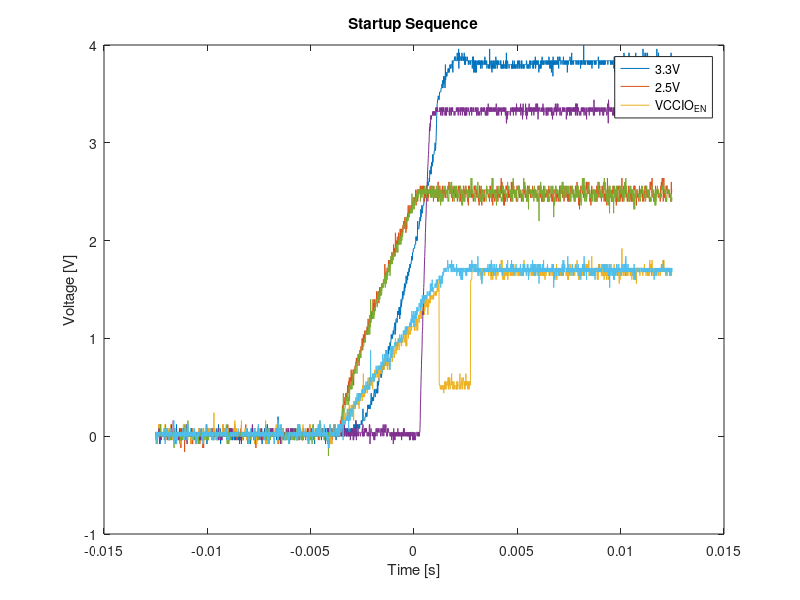
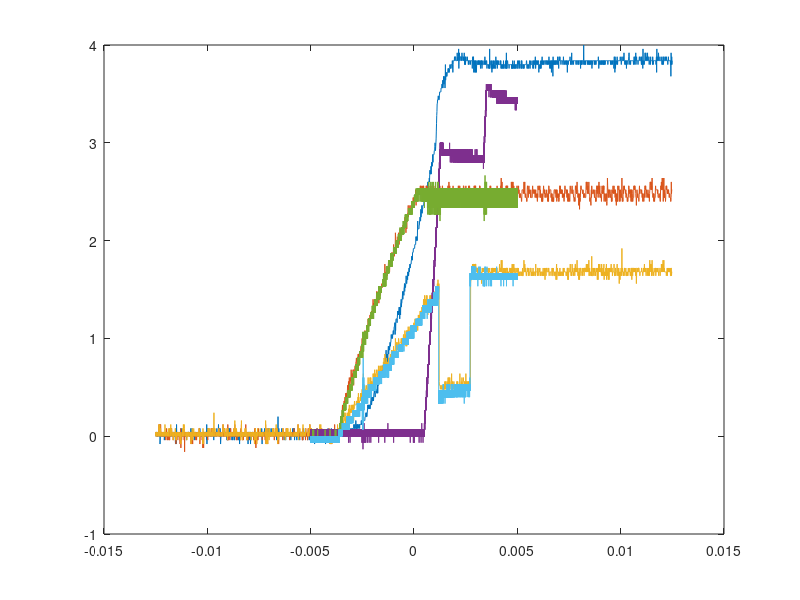

Here is the MATLAB script that generated these plots, in order:
clear all; close all; clc;

to_tikz = 0;

C1_mic = csvread('TEK0023.CSV',0,3);
C2_mic = csvread('TEK0024.CSV',0,3);
C3_mic = csvread('TEK0025.CSV',0,3);

C1_no = csvread('TEK0026.CSV',0,3);
C2_no = csvread('TEK0027.CSV',0,3);
C3_no = csvread('TEK0028.CSV',0,3);


timeshift = 0;
time_C1 = C1_mic(:,1) + timeshift;
data_C1 = C1_mic(:,2);

time_C2 = C2_mic(:,1) + timeshift;
data_C2 = C2_mic(:,2);

time_C3 = C3_mic(:,1) + timeshift;
data_C3 = C3_mic(:,2);

time_C1_no = C1_no(:,1) + timeshift;
data_C1_no = C1_no(:,2);

time_C2_no = C2_no(:,1) + timeshift;
data_C2_no = C2_no(:,2);

time_C3_no = C3_no(:,1) + timeshift;
data_C3_no = C3_no(:,2);


%time_C4 = C4(:,1) + timeshift;
%data_C4 = C4(:,2);

%plot(time_C1, data_C1,time_C2, data_C2,time_C3, data_C3)
plot(time_C1, data_C1,time_C2, data_C2,time_C3, data_C3,time_C1_no, data_C1_no,time_C2_no, data_C2_no,time_C3_no, data_C3_no)
%time_C1_no, data_C1_no,time_C2_no, data_C2_no,time_C3_no, data_C3_no


title('Startup Sequence')
xlabel('Time [s]')
ylabel('Voltage [V]')

%xlim([0 9e-3])
%ylim([-0.1 7.5])

legend('3.3V','2.5V','VCCIO_{EN}')

% OLD DATA:

C2_o = csvread('C2controller-board2-microzed-startup00000.txt',5,0);
C3_o = csvread('C3controller-board2-microzed-startup00000.txt',5,0);
C4_o = csvread('C4controller-board2-microzed-startup00000.txt',5,0);


timeshift_o = 3e-4;
time_C2_o = C2_o(:,1) + timeshift_o;
data_C2_o = C2_o(:,2);

time_C3_o = C3_o(:,1) + timeshift_o;
data_C3_o = C3_o(:,2);

time_C4_o = C4_o(:,1) + timeshift_o;
data_C4_o = C4_o(:,2);

figure(2)
plot(time_C1, data_C1,time_C2, data_C2,time_C3, data_C3,time_C2_o, data_C2_o,time_C3_o, data_C3_o,time_C4_o, data_C4_o)



if to_tikz == 1
    cleanfigure()
    matlab2tikz('controllerboardv2_startup.tex');
end